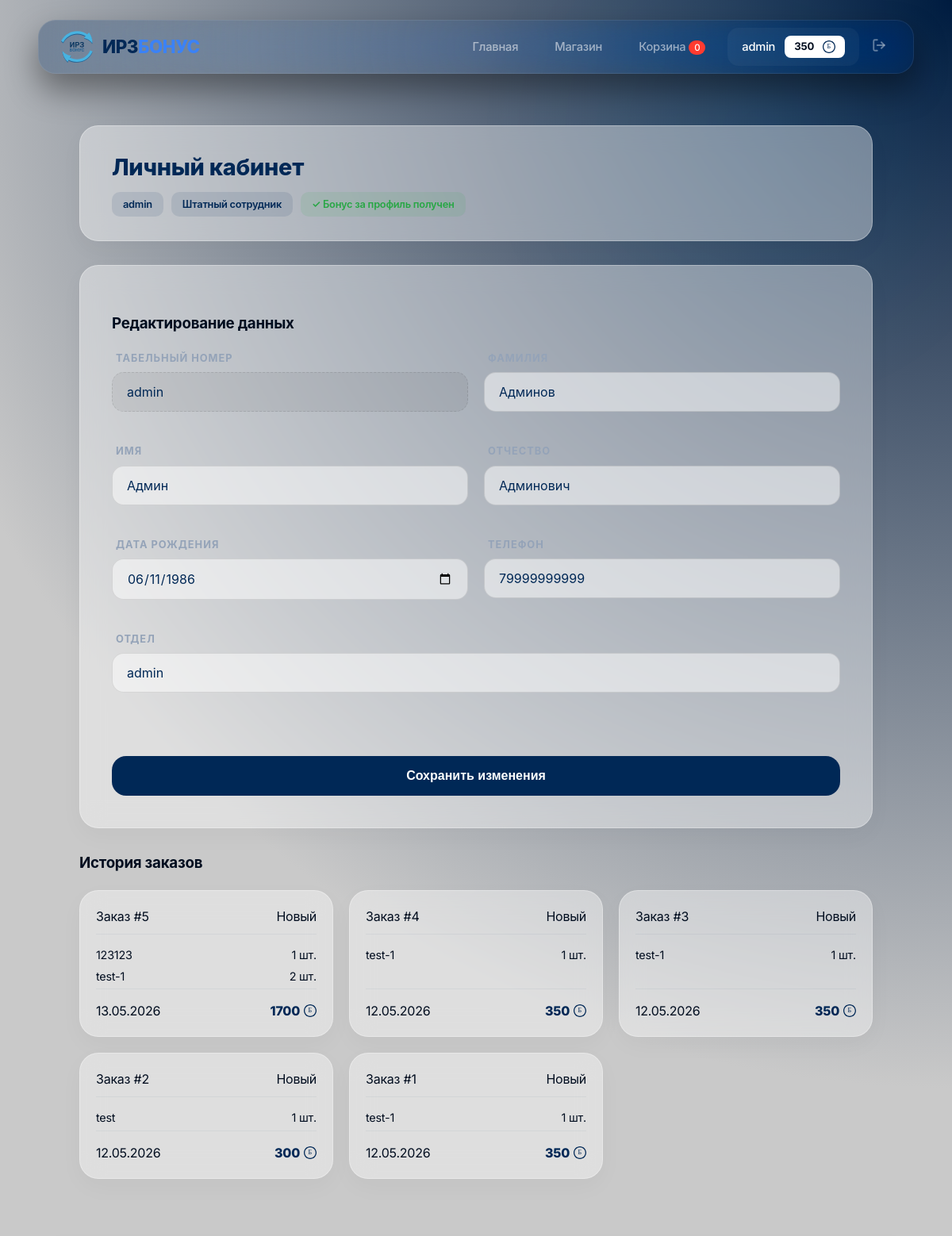
/users/profile/ (signed in, upper part), run on an earlier commit of the app's database.
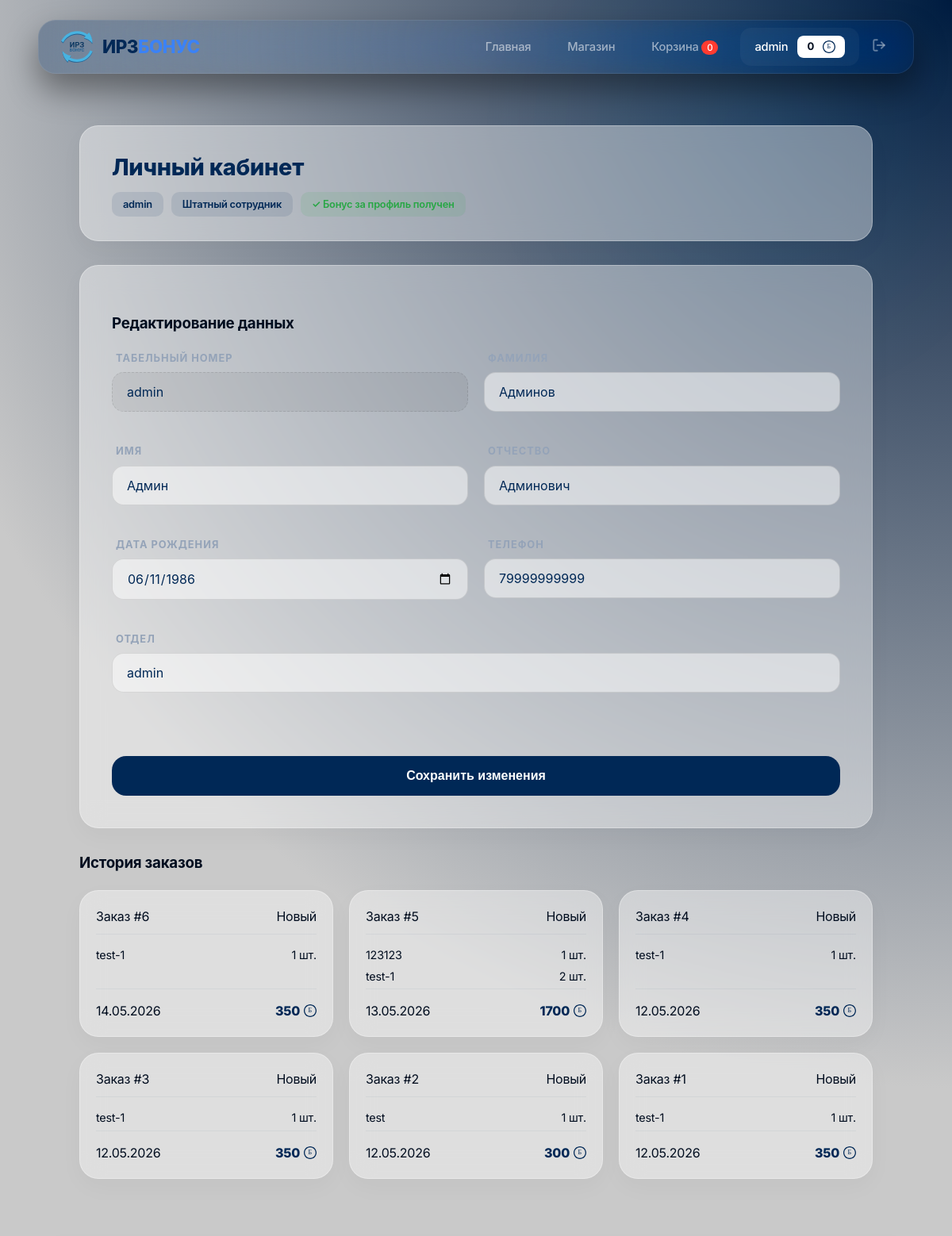
And on a later commit of the database.
### apps/users/models.py (models this page shows, shortened)
class Employee(AbstractUser):
    middle_name = models.CharField(max_length=150, blank=True, verbose_name="Отчество")
    department = models.CharField(max_length=255, blank=True, verbose_name="Отдел")
    position = models.CharField(max_length=255, blank=True, verbose_name="Должность")
    hired_at = models.DateField(null=True, blank=True, verbose_name="Дата приема")
    date_of_birth = models.DateField(null=True, blank=True, verbose_name="Дата рождения")
    phone = models.CharField(max_length=20, blank=True, verbose_name="Телефон")
    needs_password_change = models.BooleanField(
        default=True,
        verbose_name="Требуется смена пароля"
    )
    mentor = models.ForeignKey(
        'self',
        on_delete=models.SET_NULL,
        null=True,
        blank=True,
        related_name='interns',
        verbose_name="Ментор",
    )
    is_intern = models.BooleanField(default=False, verbose_name="Стажёр")
    trial_passed = models.BooleanField(default=False, verbose_name="Стажировка пройдена")
    profile_bonus_received = models.BooleanField(default=False, verbose_name="Бонус за заполнение профиля получен")
    class Meta:
        verbose_name = "Сотрудник"
        verbose_name_plural = "Сотрудники"

### apps/wallets/models.py (models this page shows, shortened)
class Wallet(models.Model):
    user = models.OneToOneField(settings.AUTH_USER_MODEL, on_delete=models.CASCADE, related_name='wallet')
    balance = models.PositiveIntegerField(default=0)
    updated_at = models.DateTimeField(auto_now=True)
    class Meta:
        verbose_name = "Кошелек"
        verbose_name_plural = "Кошельки"

### apps/order/models.py (models this page shows, shortened)
class Order(models.Model):
    STATUS_CHOICES = [
        ('NEW', 'Новый'),
        ('READY', 'Готов к выдаче'),
        ('DONE', 'Выдан'),
        ('CANCELED', 'Отменен'),
    ]
    user = models.ForeignKey(settings.AUTH_USER_MODEL, on_delete=models.CASCADE, related_name='merch_orders')
    status = models.CharField(max_length=10, choices=STATUS_CHOICES, default='NEW')
    total_price = models.PositiveIntegerField()
    qr_code_key = models.UUIDField(default=uuid.uuid4, editable=False, unique=True)
    created_at = models.DateTimeField(auto_now_add=True)

class OrderItem(models.Model):
    order = models.ForeignKey(Order, on_delete=models.CASCADE, related_name='items')
    product = models.ForeignKey(Product, on_delete=models.SET_NULL, null=True)
    quantity = models.PositiveIntegerField(default=1)
    price_at_purchase = models.PositiveIntegerField()

### apps/merch/models.py (models this page shows, shortened)
class Product(models.Model):
    category = models.ForeignKey(
        Category,
        on_delete=models.PROTECT,
        related_name='products',
        verbose_name="Категория"
    )
    name = models.CharField(max_length=255, verbose_name="Название")
    description = models.TextField(verbose_name="Описание")
    price = models.PositiveIntegerField(verbose_name="Цена")
    image = models.ImageField(upload_to='merch_images/', blank=True, verbose_name="Изображение")
    image_2 = models.ImageField(upload_to='merch_images/', blank=True, null=True, verbose_name="Дополнительное изображение")
    specifications = models.TextField(blank=True, verbose_name="Характеристики", help_text="Например: Материал: 100% хлопок")
    stock = models.PositiveIntegerField(default=0, verbose_name="Количество")
    is_active = models.BooleanField("Активен", default=True)
    created_at = models.DateTimeField(auto_now_add=True, verbose_name="Дата добавления")
    class Meta:
        verbose_name = "Товар"
        verbose_name_plural = "Товары"
        ordering = ['-created_at']

### apps/users/views.py (the view)
# urls.py: path('profile/', profile_view, name='profile'),
@login_required
def profile_view(request):
    employee = request.user
    if request.method == 'POST':
        form = ProfileUpdateForm(request.POST, instance=employee)
        if form.is_valid():
            form.save()
            if not employee.profile_bonus_received:
                reward_config = RewardSetting.objects.filter(code='profile_complete', is_active=True).first()
                if reward_config and hasattr(employee, 'wallet'):
                    employee.wallet.balance += reward_config.amount
                    employee.wallet.save()
                    employee.profile_bonus_received = True
                    employee.save()
                    messages.success(request, f"Профиль заполнен! Вам начислено {reward_config.amount} Баллов.")
                else:
                    employee.profile_bonus_received = True
                    employee.save()
                    messages.warning(request, "Профиль сохранен.")
            else:
                messages.success(request, "Изменения сохранены.")
            return redirect('users:profile')
    else:
        form = ProfileUpdateForm(instance=employee)
    orders = employee.merch_orders.all().prefetch_related('items__product').order_by('-created_at')
    return render(request, 'users/profile.html', {
        'form': form,
        'employee': employee,
        'orders': orders
    })

### apps/users/forms.py
class ProfileUpdateForm(forms.ModelForm):
    class Meta:
        model = Employee
        fields = [
            'last_name',
            'first_name',
            'middle_name',
            'date_of_birth',
            'phone',
            'department',
            'position'
        ]
        widgets = {
            'date_of_birth': forms.DateInput(
                attrs={'type': 'date'},
                format='%Y-%m-%d'
            ),
        }
    def __init__(self, *args, **kwargs):
        super().__init__(*args, **kwargs)
        for field in self.fields.values():
            field.widget.attrs.update({'class': 'form-input'})

### templates/users/profile.html (shortened to what this page needs)
{% extends "base.html" %}
{% block content %}
<div class="profile-container">
    <div class="glass-card profile-header-card">
        <div class="profile-user-info">
            <h2 class="auth-title">Личный кабинет</h2>
            <div class="status-badges">
                <span class="badge">{{ employee.position|default:"Должность не указана" }}</span>
                <span class="badge">{% if employee.is_intern %}Стажер{% else %}Штатный сотрудник{% endif %}</span>
                <span class="badge {% if employee.profile_bonus_received %}badge-success{% else %}badge-dim{% endif %}">
                    {% if employee.profile_bonus_received %}
                        ✓ Бонус за профиль получен
                    {% else %}
                        Бонус за профиль не получен
                    {% endif %}
                </span>
            </div>
        </div>
    </div>
    <div class="glass-card profile-form-container">
        <h3 class="mb-20">Редактирование данных</h3>
        <form method="post" class="auth-form-grid">
            <div class="form-group">
                <label>ТАБЕЛЬНЫЙ НОМЕР</label>
                <input type="text" value="{{ employee.username }}" readonly class="readonly-input">
            </div>
            <div class="form-group">
                <label>ФАМИЛИЯ</label>
                {{ form.last_name }}
            </div>
            <div class="form-group">
                <label>ИМЯ</label>
                {{ form.first_name }}
            </div>
            <div class="form-group">
                <label>ОТЧЕСТВО</label>
                {{ form.middle_name }}
            </div>
            <div class="form-group">
                <label>ДАТА РОЖДЕНИЯ</label>
                {{ form.date_of_birth }}
            </div>
            <div class="form-group">
                <label>ТЕЛЕФОН</label>
                {{ form.phone }}
            </div>
            <div class="form-group full-width">
                <label>ОТДЕЛ</label>
                {{ form.department }}
            </div>
            <div class="full-width mt-10">
                <button type="submit" class="btn-auth">Сохранить изменения</button>
            </div>
        </form>
    </div>
    <div class="orders-section mt-30">
        <h3 class="mb-20" id="orders-history">История заказов</h3>
        {% if orders %}
            <div class="orders-cards-grid">
                {% for order in orders %}
                <div class="glass-card order-card">
                    <div class="order-card-header">
                        <span class="order-number">Заказ #{{ order.id }}</span>
                        <span class="status-pill status-{{ order.status|lower }}">{{ order.get_status_display }}</span>
                    </div>
                    <div class="order-card-body">
                        {% for item in order.items.all %}
                            <div class="order-item-row">
                                <span>{{ item.product.name }}</span>
                                <span class="fw-bold">{{ item.quantity }} шт.</span>
                            </div>
                        {% endfor %}
                    </div>
                    <div class="order-card-footer">
                        <span class="text-muted">{{ order.created_at|date:"d.m.Y" }}</span>
                        <span class="order-total-price">
                            {{ order.total_price }}
                            <img src="/static/images/ball-blue.svg" class="currency-icon">
                        </span>
                    </div>
                </div>
                {% endfor %}
            </div>
        {% else %}
            <div class="glass-card p-30 text-center">
                <p class="text-muted">У вас пока нет заказов.</p>
            </div>
        {% endif %}
    </div>
</div>
{% endblock %}

### templates/base.html (shortened to what this page needs)
{% load static %}
<!doctype html>
<html lang="ru">
  <head>
    <link rel="stylesheet" href="{% static 'style/style.css' %}" />
  </head>
  <body id="top">
    <div class="bg-glow-1"></div>
    <header class="main-header">
      <a href="{% url 'merch:home' %}" class="logo-wrapper">
        <img src="{% static 'images/logo.svg' %}" alt="ИРЗ Бонус" class="main-logo-img">
        <div class="logo-text">ИРЗ<span>БОНУС</span></div>
      </a>
      <nav class="header-nav">
        {% if user.is_authenticated %}
        <div class="nav-links">
        <a href="{% url 'merch:home' %}" class="nav-item {% if request.resolver_match.view_name == 'merch:home' %}active{% endif %}">Главная</a>
        <a href="{% url 'merch:index' %}" class="nav-item {% if request.resolver_match.view_name == 'merch:index' %}active{% endif %}">Магазин</a>
        <a href="{% url 'orders:cart_detail' %}" class="nav-item {% if request.resolver_match.view_name == 'orders:cart_detail' %}active{% endif %}">
          Корзина <span class="cart-badge">{% if request.session.cart %}{{ request.session.cart|length }}{% else %}0{% endif %}</span>
        </a>
          <a href="{% url 'users:profile' %}" class="nav-item user-pill {% if request.resolver_match.view_name == 'users:profile' %}active{% endif %}">
            <span class="username">{{ user.username }}</span>
            <span class="balance">
                {{ user.wallet.balance }}
                <img src="{% static 'images/ball-blue.svg' %}" alt="Баллы" class="currency-icon">
            </span>
          </a>
          <form action="{% url 'users:logout' %}" method="post" class="logout-form">
            <button type="submit" class="logout-btn">
              <svg width="18" height="18" viewBox="0 0 24 24" fill="none" stroke="currentColor" stroke-width="2.5" stroke-linecap="round" stroke-linejoin="round"><path d="M9 21H5a2 2 0 0 1-2-2V5a2 2 0 0 1 2-2h4"></path><polyline points="16 17 21 12 16 7"></polyline><line x1="21" y1="12" x2="9" y2="12"></line></svg>
            </button>
          </form>
        </div>
        {% else %}
        <a href="{% url 'login' %}" class="nav-item active">Вход</a>
        {% endif %}
      </nav>
    </header>
    <main class="container">
      {% block content %}{% endblock %}
    </main>
  </body>
</html>

What changed in the data, as far as the page shows it:
changed Employee "admin": wallet.balance "350" → "0"
added Order: id "6", status "Новый", created_at "14.05.2026", total_price "350"
added OrderItem: product.name "test-1", quantity "1", shown under "6"
